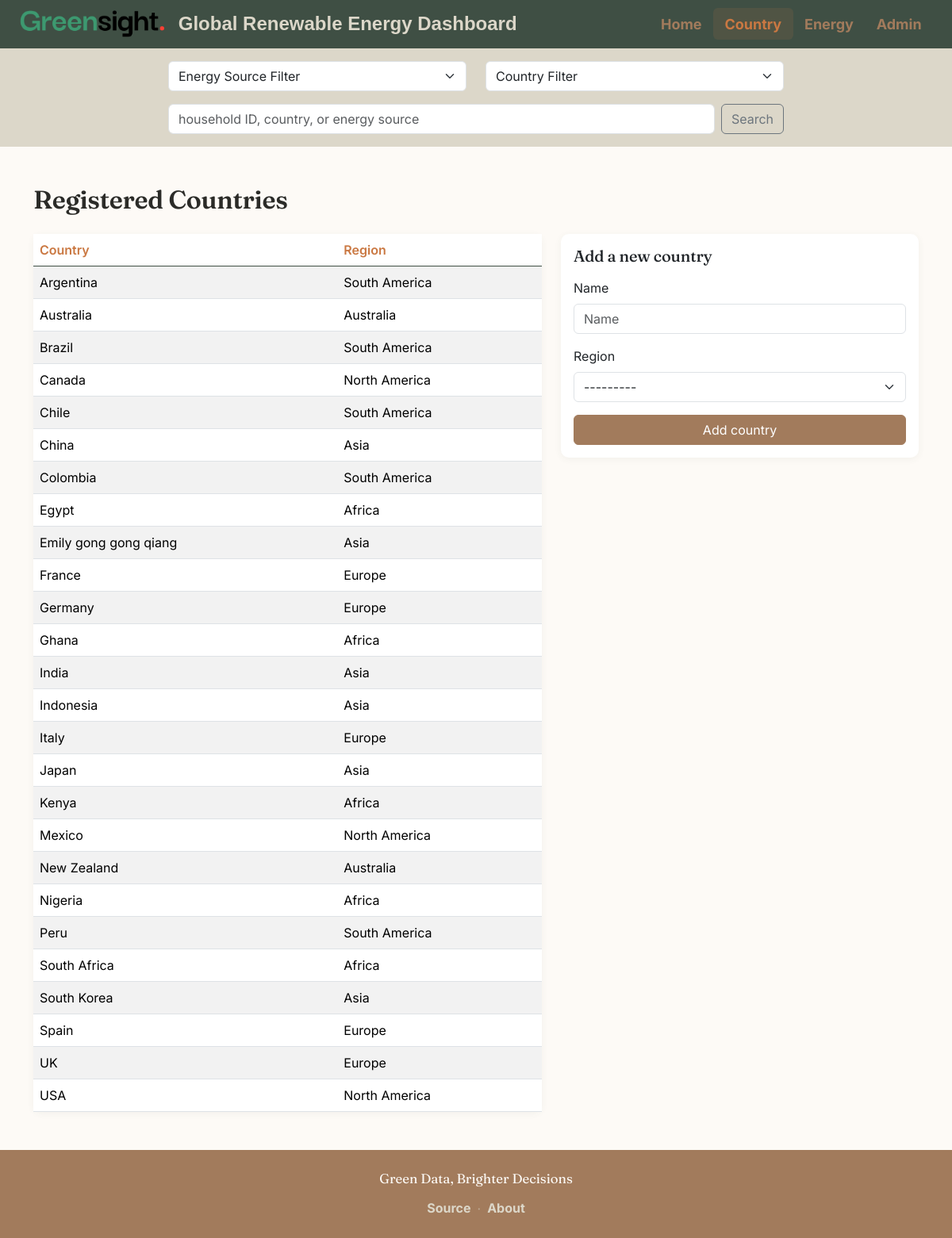
The page /countries/ on the database as committed earlier.
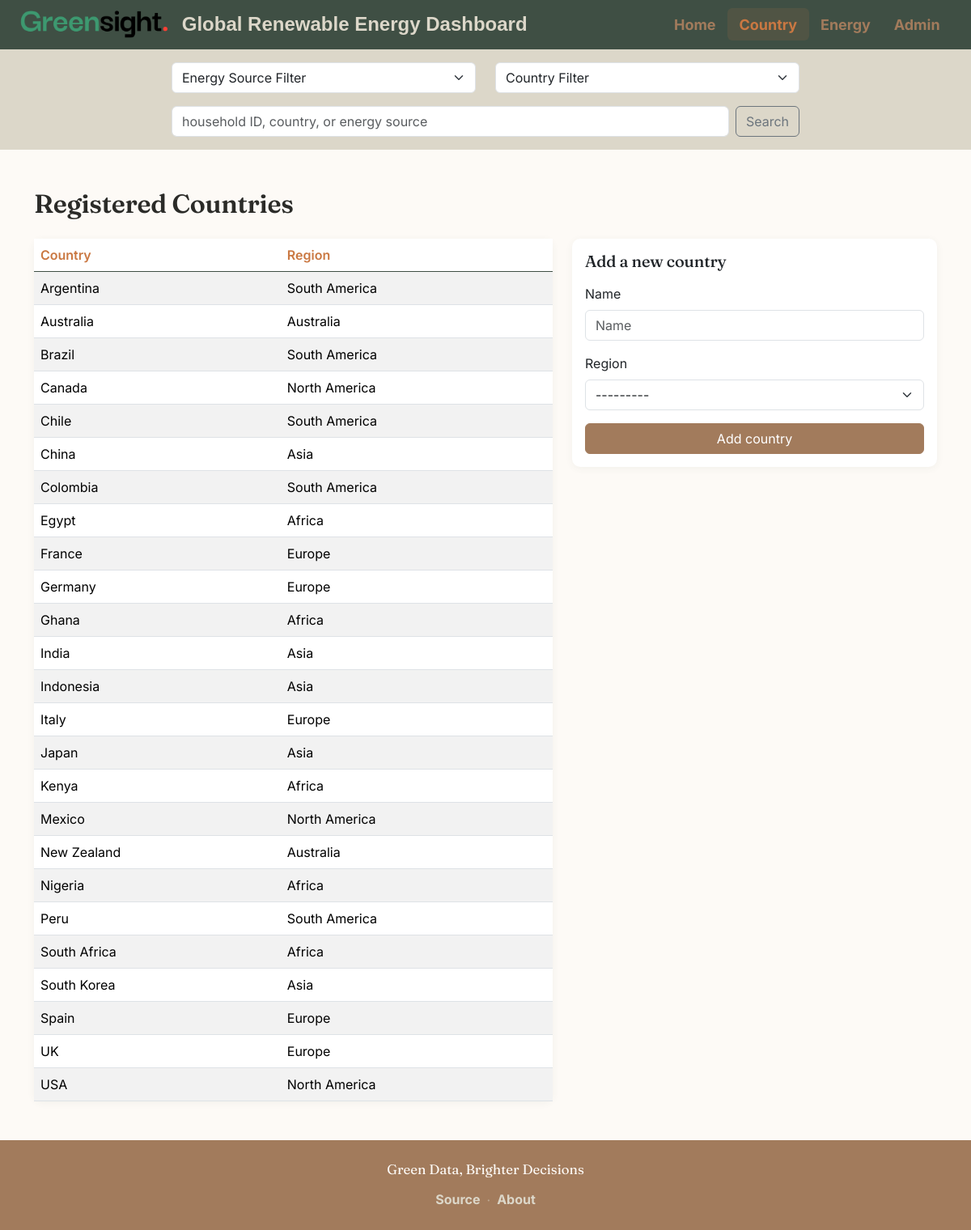
The same page on the database as committed later.
### usage_data/models.py (models this page shows, shortened)
class Country(models.Model):
    name = models.CharField(max_length=100, unique=True, null=False, blank=False)
    region = models.ForeignKey(Region, on_delete=models.CASCADE, related_name='countries')

class Region(models.Model):
    name = models.CharField(max_length=100, unique=True, null=False, blank=False)
    def __str__(self):
        return self.name

### usage_data/views.py (the view)
# urls.py: path('countries/', views.countries, name='countries'),
def countries(request):
    if request.method == 'POST':
        if 'delete_id' in request.POST:
            country_id = request.POST.get('delete_id')
            Country.objects.filter(id=country_id).delete()
            return HttpResponseRedirect('/countries')
        else:
            form = CountryForm(request.POST)
            if form.is_valid():
                form.save()
                return HttpResponseRedirect('/countries')
    else:
        form = CountryForm()
    countries = Country.objects.all().order_by('name')
    return render(request, 'usage_data/countries.html', {'form': form, 'countries': countries})

### usage_data/forms.py (shortened to what this page needs)
class CountryForm(ModelForm):
    class Meta:
        model = Country
        fields = ['name', 'region']

### usage_data/templatetags/my_tags.py (called while the page is built)
@register.inclusion_tag('partials/energy_source_list.html')
def energy_sources():
    return {'sources': EnergySource.objects.all()}

@register.inclusion_tag('partials/country_list.html')
def countries():
    return {'countries': Country.objects.all()}

### usage_data/templates/usage_data/countries.html (shortened to what this page needs)
{% extends "./base.html" %}
{% load django_bootstrap5 %}
{% block content %}
<div class="container my-5">
  <h2 class="mb-4">Registered Countries</h2>
  <div class="row g-4">
    <div class="col-lg-7">
      <div class="card shadow-sm border-0">
        <div class="table-responsive">
          <table class="table table-striped mb-0">
            <thead>
              <tr>
                <th>Country</th>
                <th>Region</th>
              </tr>
            </thead>
            <tbody>
              {% for country in countries %}
              <tr>
                <td>{{ country.name }}</td>
                <td>{{ country.region.name }}</td>
              </tr>
              {% empty %}
              <tr>
                <td colspan="2" class="empty-state">No countries registered yet.</td>
              </tr>
              {% endfor %}
            </tbody>
          </table>
        </div>
      </div>
    </div>
    <div class="col-lg-5">
      <div class="card shadow-sm border-0">
        <div class="card-body">
          <h3 class="h5 mb-3">Add a new country</h3>
          <form action="{% url 'countries' %}" method="post">
            {% bootstrap_form form layout='vertical' show_label=True %}
            <div class="d-grid mt-3">
              <button type="submit" class="btn btn-primary">Add country</button>
            </div>
          </form>
        </div>
      </div>
    </div>
  </div>
</div>
{% endblock %}

### usage_data/templates/usage_data/base.html (shortened to what this page needs)
<!DOCTYPE html>
<html lang="en">
  <head>
    {% load my_tags %}
    {% load django_bootstrap5 %}
    {% load static %}
    {% bootstrap_css %}
    <link rel="stylesheet" type="text/css" href="{% static 'css/project.css' %}">
    <link rel="stylesheet" type="text/css" href="{% static 'css/navbar.css' %}">
    <link rel="stylesheet" type="text/css" href="{% static 'css/footer.css' %}">
  </head>
  <body>
    {% include "./navbar.html" %}
    <main id="main_content">
      <div class="container-fluid">
        <div class="row justify-content-center" id="filters_and_searchbox">
          <div class="col-md-4 mt-3">
            {% energy_sources %}
          </div>
          <div class="col-md-4 mt-3">
            {% countries %}
          </div>
          <div class="col-md-8 my-3">
            <form method="get" action="{% url 'usage_search' %}" class="d-flex">
              <input type="text" name="q" class="form-control me-2" placeholder="household ID, country, or energy source">
              <button type="submit" class="btn btn-outline-secondary">Search</button>
            </form>
          </div>
        </div>
          <div class="row justify-content-center">
            <div class="col-md-16" id="main_content">
              {% block content %}{% endblock %}
            </div>
          </div>
      </div>
    </main>
    {% include "./footer.html" %}
  </body>
</html>

### usage_data/templates/usage_data/navbar.html (shortened to what this page needs)
{% load static %}
<nav class="navbar navbar-expand-md sticky-top">
  <div class="container-fluid px-3 px-md-4">
    <a class="navbar-brand d-flex align-items-center gap-2 py-0" href="/">
      <img src="{% static 'images/greensight-high-resolution-logo-transparent.png' %}"
           id="logo" alt="Greensight logo" height="34">
    </a>
    <span id="application_title">Global Renewable Energy Dashboard</span>
    <div class="collapse navbar-collapse" id="mainNav">
      <ul class="navbar-nav ms-auto mb-2 mb-md-0" id="navigation">
        <li class="nav-item">
          <a class="nav-link {% if request.path == '/' %}active{% endif %}" href="/">Home</a>
        </li>
        <li class="nav-item">
          <a class="nav-link {% if '/countries' in request.path %}active{% endif %}" href="/countries/">Country</a>
        </li>
        <li class="nav-item">
          <a class="nav-link {% if '/sources' in request.path %}active{% endif %}" href="/sources/">Energy</a>
        </li>
        <li class="nav-item">
          <a class="nav-link" href="/admin/" target="_blank">Admin</a>
        </li>
      </ul>
    </div>
  </div>
</nav>

### usage_data/templates/partials/energy_source_list.html (shortened to what this page needs)
<select class="form-select" onchange="location = this.value;">
  <option disabled selected>Energy Source Filter</option>
</select>

### usage_data/templates/partials/country_list.html (shortened to what this page needs)
<select class="form-select" onchange="location = this.value;">
  <option disabled selected>Country Filter</option>
</select>

### usage_data/templates/usage_data/footer.html
{% load static %}
{% load my_tags %}
<footer class="text-center text-lg-start py-4">
  <div class="container">
    <div class="row justify-content-center">
      <div class="col-md-8 d-flex flex-column align-items-center gap-2">
        <p class="footer-tagline mb-1">Green Data, Brighter Decisions</p>
        <div class="d-flex align-items-center gap-2 footer-links">
          <a href="https://www.kaggle.com/datasets/hajraamir21/global-renewable-energy-usage-2020-2024"
             class="text-decoration-none"
             target="_blank" rel="noopener">
            Source
          </a>
          <span class="divider">&middot;</span>
          <a href="/about/" class="text-decoration-none">
            About
          </a>
        </div>
      </div>
    </div>
  </div>
</footer>

### usage_data/static/css/project.css (style rules this page uses)
:root { --forest: #3F4F44; --forest-dark: #33403A; --clay: #A27B5C; --ember: #CA7842; --linen: #DCD7C9; --cream: #FDFAF6; --ink: #2B2B28; --rust: #8C3B2E; --rust-dark: #742F24; --radius: 10px; }
html { height: 100%; scroll-behavior: smooth; }
body { height: 100%; background-color: #f8f9fa; font-family: 'Inter', -apple-system, sans-serif; color: var(--ink); margin: 0; min-height: 100vh; display: flex; flex-direction: column; }
h1, h2, h3 { font-family: 'Fraunces', 'Trebuchet MS', serif; font-weight: 600; color: var(--ink); letter-spacing: -0.01em; }
main { flex: 1; }
#main_content { flex: 1 0 auto; display: flex; flex-direction: column; background-color: var(--cream); }
#filters_and_searchbox { background-color: var(--linen); }
.btn-primary { --bs-btn-bg: var(--clay); --bs-btn-border-color: var(--clay); --bs-btn-hover-bg: var(--ember); --bs-btn-hover-border-color: var(--ember); --bs-btn-active-bg: var(--ember); --bs-btn-active-border-color: var(--ember); --bs-btn-focus-shadow-rgb: 202, 120, 66; }
.card { border: 1px solid #EAE4D8; border-radius: var(--radius); }
.card.shadow-sm { box-shadow: 0 2px 10px rgba(63, 79, 68, 0.06) !important; }
.table thead { background-color: var(--forest); }
.table thead th { color: var(--ember); font-weight: 600; border-color: var(--forest); vertical-align: middle; }

### usage_data/static/css/navbar.css (style rules this page uses)
nav { background-color: var(--forest); color: var(--linen); }
#application_title { font-family: 'Trebuchet MS', 'Lucida Sans Unicode', 'Lucida Grande', 'Lucida Sans', Arial, sans-serif; font-weight: bolder; font-size: 1.5rem; line-height: 1.2; }
.nav-link { color: var(--clay); font-size: large; font-weight: bold; }
nav.navbar { padding: 0.65rem 0; }
#logo { width: auto; object-fit: contain; }
#navigation .nav-link { padding: 0.4rem 0.9rem; border-radius: 6px; transition: background-color 120ms ease, color 120ms ease; }
#navigation .nav-link.active { color: var(--ember) !important; background-color: rgba(202, 120, 66, 0.12); }

### usage_data/static/css/footer.css (style rules this page uses)
footer { flex-shrink: 0; padding: 2rem 0; width: 100%; background-color: var(--clay); color: var(--linen); }
footer a { color: var(--linen) !important; font-size: medium; font-weight: bold; }
footer .footer-tagline { font-family: 'Fraunces', serif; font-size: 1.05rem; color: var(--cream); }
footer .footer-links a { position: relative; padding-bottom: 2px; }
footer .footer-links a::after { content: ""; position: absolute; left: 0; bottom: -2px; width: 0; height: 1px; background-color: var(--linen); transition: width 150ms ease; }
footer .footer-links .divider { color: rgba(220, 215, 201, 0.5); }

Rows that differ between the two databases and show on the page:
removed Country: name "Emily gong gong qiang", region.name "Asia"
